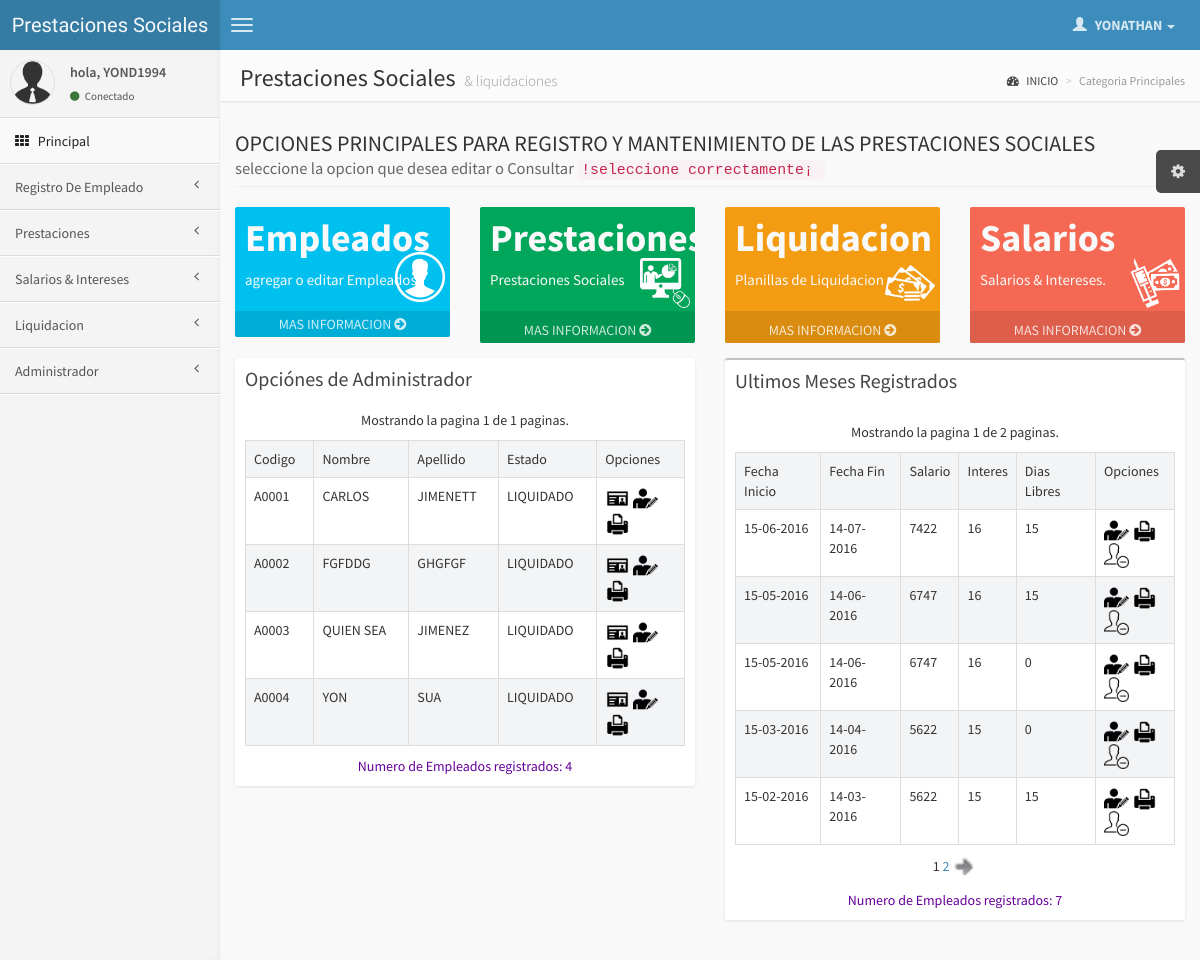
Page /paginas/index.php (signed in) on the committed database.
### tables this page shows
CREATE TABLE `administrador` (
  `id` int(11) NOT NULL auto_increment,
  `usuario` varchar(50) NOT NULL,
  `pass` varchar(100) NOT NULL,
  `nombre` varchar(30) NOT NULL,
  `apellido` varchar(30) NOT NULL,
  `pregunta` varchar(50) NOT NULL,
  `respuesta` varchar(50) NOT NULL,
  `correo` varchar(50) NOT NULL,
  `id_extreme` varchar(50) NOT NULL,
  `tipo` int(2) NOT NULL,
  `imagen` varchar(40) NOT NULL,
  PRIMARY KEY  (`id`)
);

CREATE TABLE `empleados` (
  `id_empleado` int(10) NOT NULL auto_increment,
  `cedula` int(20) NOT NULL,
  `nombre` varchar(50) NOT NULL,
  `apellido` varchar(50) NOT NULL,
  `correo` varchar(50) NOT NULL,
  `fechai` date NOT NULL,
  `cod` varchar(20) NOT NULL,
  `ultimal` date default NULL,
  `estado` varchar(3) NOT NULL,
  PRIMARY KEY  (`cedula`),
  UNIQUE KEY `id_empleado` (`id_empleado`),
  UNIQUE KEY `cod` (`cod`)
);

CREATE TABLE `salario` (
  `id` int(11) NOT NULL auto_increment,
  `fechac` date NOT NULL,
  `fechaf` date NOT NULL,
  `salario` int(11) NOT NULL,
  `nombremes` varchar(20) NOT NULL,
  `dias` int(3) NOT NULL,
  `interes` int(11) NOT NULL,
  `totaldias` int(11) NOT NULL,
  PRIMARY KEY  (`id`),
  UNIQUE KEY `id` (`id`)
);

### sesion.class.php (called while the page is built, shortened)
<?php
class sesion {
  public function get($nombre) {
     if (isset ( $_SESSION [$nombre] )) {
        return $_SESSION [$nombre];
     } else {
         return false;
     }
  }
}
?>

### paginas/index.php (the view, shortened to what this page needs)
<?php
	require_once("../sesion.class.php");
	$sesion = new sesion();
	$usuario = $sesion->get("usuario_dq");
	if( $usuario == false )
	{
		header("Location: ../index.php");
	}
	else
	{
 include_once("../config.php");
		$consulta = "select usuario,tipo,nombre,apellido,correo,imagen from administrador where usuario = '$usuario';";
		$result = $conexion->query($consulta);
		if($result->num_rows > 0)
		{
			$fila = $result->fetch_assoc();
		  $b=$fila["nombre"];
		}
	?>
<!DOCTYPE html>
<html>
    <head>
        <link href="../css/bootstrap.min.css" rel="stylesheet" type="text/css" />
        <link href="../css/font-awesome.min.css" rel="stylesheet" type="text/css" />
        <link href="../css/ionicons.min.css" rel="stylesheet" type="text/css" />
        <link href="../css/AdminLTE.css" rel="stylesheet" type="text/css" />
    </head>
    <body class="skin-blue">
        <header class="header">
            <a href="#" class="logo">
                Prestaciones Sociales
            </a>
            <nav class="navbar navbar-static-top" role="navigation">
                <a href="#" class="navbar-btn sidebar-toggle" data-toggle="offcanvas" role="button">
                    <span class="icon-bar"></span>
                    <span class="icon-bar"></span>
                    <span class="icon-bar"></span>
                </a>
                <div class="navbar-right">
                    <ul class="nav navbar-nav">
                        <li class="dropdown messages-menu">
                        <li class="dropdown tasks-menu">
                        <li class="dropdown user user-menu">
                            <a href="#" class="dropdown-toggle" data-toggle="dropdown">
                                <i class="glyphicon glyphicon-user"></i>
                                <span> <?php echo $b;  ?> <i class="caret"></i></span>
                            </a>
                        </li>
                    </ul>
                </div>
            </nav>
        </header>
        <div class="wrapper row-offcanvas row-offcanvas-left">
            <aside class="left-side sidebar-offcanvas">
                <section class="sidebar">
                    <div class="user-panel">
                        <div class="pull-left image">
                            <img src="../img/avatar3.png" class="img-circle" alt="User Image" />
                        </div>
                        <div class="pull-left info">
                            <p>hola, <?php echo $usuario;  ?></p>
                            <a href="#"><i class="fa fa-circle text-success"></i> Conectado</a>
                        </div>
                    </div>
                                        <ul class="sidebar-menu">
                        <li class="active">
                            <a href="index.php" data-ajax="false">
                                <i class="fa fa-th"></i> <span>Principal</span>
                            </a>
                        </li>
                        <li class="treeview">
                            <a href="index.php" data-ajax="false">
                                <span>Registro De Empleado</span>
                               <i class="fa fa-angle-left pull-right"></i>
                            </a>
                        </li>
                        <li class="treeview">
                            <a href="#">
                                <span>Prestaciones</span>
                                <i class="fa fa-angle-left pull-right"></i>
                            </a>
                        </li>
                        <li class="treeview">
                            <a href="#">
                                 <span>Salarios & Intereses</span>
                                <i class="fa fa-angle-left pull-right"></i>
                            </a>
                        </li>
                       <li class="treeview">
                            <a href="categorias.php?cate=5" data-ajax="false">
                              <i class="fa fa-angle-left pull-right"></i> <span>Liquidacion </span>
                            </a>
                        </li>
                             <li class="treeview">
                            <a href="administrador.php">
                                 <i class="fa fa-angle-left pull-right"></i> <span>Administrador</span>
                            </a>
                        </li>
                    </ul>
                </section>
            </aside>
            <aside class="right-side">
                <section class="content-header">
                    <h1>
                        Prestaciones Sociales
                        <small>& liquidaciones </small>
                    </h1>
                    <ol class="breadcrumb">
                        <li><a href="#"><i class="fa fa-dashboard"></i> INICIO</a></li>
                        <li class="active">Categoria Principales</li>
                    </ol>
                </section>
                <section class="content">
                    <h4 class="page-header">
                        OPCIONES PRINCIPALES PARA REGISTRO Y MANTENIMIENTO DE LAS PRESTACIONES SOCIALES<small>seleccione la opcion que desea editar o Consultar <code>!seleccione correctamente¡</code><code></code></small>
                   </h4>
                    <div class="row">
                        <div class="col-lg-3 col-xs-6">
                            <div class="small-box bg-aqua">
                                <div class="inner">
                                    <h3>
                                         Empleados
                                    </h3>
                                    <p>
                                        agregar o editar Empleados
                                    </p>
                                </div>
                                <div class="icon"><a href="empleadoslista.php"  id="alimen" data-icon="custom" data-transition="slide" data-prefetch="true" data-id="alimen" class="small-box-footer"><img src="../css/images/empleado2.png"  width='50' height='50'  alt="">
                                </div>
                                    MAS INFORMACION <i class="fa fa-arrow-circle-right"></i>
                            </div>
                        </div>
                        <div class="col-lg-3 col-xs-6">
                            <div class="small-box bg-green">
                                <div class="inner">
                                    <h3>
                                       Prestaciones<sup style="font-size: 20px"></sup>
                                    </h3>
                                    <p>
                                       Prestaciones Sociales
                                    </p>
                                </div>
                                <div class="icon">
                                    <a href="empleadoslista.php" class="small-box-footer"><img src="../css/images/prestacion2.png"  width='50' height='50'  alt="">
                                </div>
                                <a href="empleadoslista.php" class="small-box-footer">
                                    MAS INFORMACION <i class="fa fa-arrow-circle-right"></i>
                                </a>
                            </div>
                        </div>
                        <div class="col-lg-3 col-xs-6">
                            <div class="small-box bg-yellow">
                                <div class="inner">
                                    <h3>Liquidacion </h3>
                                    <p>
                                        Planillas de Liquidacion
                                    </p>
                                </div>
                                <div class="icon">
                                    <a href="liquidacionlista2.php" class="small-box-footer"><img src="../css/images/liquida.png"  width='50' height='50'  alt="">
                                </div>
                                <a href="liquidacionlista2.php" class="small-box-footer">
                                    MAS INFORMACION <i class="fa fa-arrow-circle-right"></i>
                                </a>
                            </div>
                        </div>
                        <div class="col-lg-3 col-xs-6">
                            <div class="small-box bg-red">
                                <div class="inner">
                                    <h3>
                                       Salarios
                                    </h3>
                                    <p>
                                        Salarios & Intereses.
                                    </p>
                                </div>
                                <div class="icon">
                                     <a href="meses.php" class="small-box-footer"><img src="../css/images/liquidacion2.png"  width='50' height='50'  alt="">
                                </div>
                                <a href="meses.php" class="small-box-footer">
                                    MAS INFORMACION <i class="fa fa-arrow-circle-right"></i>
                                </a>
                            </div>
                        </div>
                    </div>
                    <div class="row">
                        <div class="col-md-6">
                            <div class="box box-solid">
                                <div class="box-header">
                                    <h3 class="box-title">Opciónes de Administrador</h3>
                                </div>
                                <div class="box-body">
                                      <?php
$con = new mysqli(DB_SERVER, DB_SERVER_USERNAME, DB_SERVER_PASSWORD, DB_DATABASE);
$rs_noticias = $con -> query("SELECT * FROM empleados");
$num_total_registros = mysqli_num_rows($rs_noticias);
if ($num_total_registros > 0) {
	$TAMANO_PAGINA = 5;
        $pagina = false;
	if (!$pagina) {
		$inicio = 0;
		$pagina = 1;
	}
	else {
		$inicio = ($pagina - 1) * $TAMANO_PAGINA;
	}
	$total_paginas = ceil($num_total_registros / $TAMANO_PAGINA);
	$consulta = "SELECT cod, nombre, apellido,estado FROM empleados ORDER BY cod ASC LIMIT ".$inicio."," . $TAMANO_PAGINA;
	$rs = $con -> query($consulta);
?>
<?php
echo '<center>';
echo '<p>Mostrando la pagina '.$pagina.' de ' .$total_paginas.' paginas.</h3>';
?>
</center>
<table id="example1" class="table  table-bordered table-striped">
  <tbody>
    <tr style="background:#6666666;">
      <td bgcolor="#CCCCCC" >Codigo</td>
      <td bgcolor="#CCCCCC">Nombre</td>
      <td bgcolor="#CCCCCC">Apellido</td>
	   <td bgcolor="#CCCCCC">Estado</td>
	  <td width="20%" scope="col">Opciones</td>
    </tr>
<?php
 while ($row = mysqli_fetch_array($rs)) {
 $estado=$row["estado"];
  if($estado=='L'){
 $estado='LIQUIDADO';
 }
echo "<tr>".
      "<td>".$row["cod"]."</td>".
      "<td>".$row["nombre"]."</td>".
	   "<td>".$row["apellido"]."</td>".
	     "<td>".$estado."</td>".
      "<td><a  href=agregarli.php?codigo=".$row["cod"]."><img src='../img/consul.png' width='25' alt='Edicion' title=' Realizar Liquidacion De  ".$row["nombre"]."'></a>
	  <a  href=liquidacion.php?codigo=".$row["cod"]."><img src='../img/editar.png' width='25' alt='Edicion' title='EDITAR LIQUIDACION DE ".$row["nombre"]."'></a> <a target='_blank'  href=../pdf/prestacionespdfbien.php?codigo=".$row["cod"]."><img src='../img/impresora.png'  width='25' alt='Edicion' title='Imprimir lIQUIDACION DE   ".$row["nombre"]."'></a>
	 </td>".
    "</tr>";
}
?>
 </tbody>
	</table>
<?php
	}
    echo '<center>';
	echo '<a style="color: #660099"> Numero de Empleados registrados: '.$num_total_registros .'</a>';
    echo "</center>";
?>
                                </div>
                            </div>
                        </div>
                       <div class="col-md-6">
                            <div class="box">
                                <div class="box-header">
                                    <h3 class="box-title">Ultimos Meses Registrados</h3>
                                </div>
                                <div class="box-body">
                                        <?php
$con = new mysqli(DB_SERVER, DB_SERVER_USERNAME, DB_SERVER_PASSWORD, DB_DATABASE);
$consulta_noticias = "SELECT * FROM salario";
$rs_noticias = $con -> query($consulta_noticias);
$num_total_registros = mysqli_num_rows($rs_noticias);
if ($num_total_registros > 0) {
	$TAMANO_PAGINA = 5;
        $pagina = false;
	if (!$pagina) {
		$inicio = 0;
		$pagina = 1;
	}
	else {
		$inicio = ($pagina - 1) * $TAMANO_PAGINA;
	}
	$total_paginas = ceil($num_total_registros / $TAMANO_PAGINA);
	$consulta = "SELECT  id, fechac,fechaf, salario,nombremes,dias,interes,totaldias FROM salario ORDER BY fechac DESC LIMIT ".$inicio."," . $TAMANO_PAGINA;
	$rs = $con -> query ($consulta);
?>
<?php
echo '<center>';
echo '<p>Mostrando la pagina '.$pagina.' de ' .$total_paginas.' paginas.</h3>';
?>
</center>
<table id="example1" class="table  table-bordered table-striped">
  <tbody>
    <tr style="background:#6666666;">
      <td bgcolor="#CCCCCC" >Fecha Inicio</td>
      <td bgcolor="#CCCCCC">Fecha Fin</td>
      <td bgcolor="#CCCCCC">Salario</td>
	  <td bgcolor="#CCCCCC">Interes</td>
	  <td bgcolor="#CCCCCC">Dias Libres</td>
	  <td width="18%" scope="col">Opciones</td>
    </tr>
<?php
 while ($row = mysqli_fetch_array($rs)) {
 $fecha111= $row['fechac'];
$fecha222=date("d-m-Y",strtotime($fecha111));
$fecha1111= $row['fechaf'];
$fecha2222=date("d-m-Y",strtotime($fecha1111));
echo "<tr>".
      "<td>".$fecha222."</td>".
      "<td>".$fecha2222."</td>".
	   "<td>".$row["salario"]."</td>".
	     "<td>".$row["interes"]."</td>".
		   "<td>".$row["dias"]."</td>".
      "<td>
	  <a  href=registromeses.php?codigo=".$row["id"]."><img src='../img/editar.png' width='25' alt='Edicion' title='EDITAR '></a>
      <a target='_blank'  href=../pdf/prestacionespdfbien.php?codigo=".$row["id"]."><img src='../img/impresora.png'  width='25' alt='Edicion' title='Imprimir reporte de prestaciones de ".$row['2']."'></a>
	  <a   href=registromeses.php?codigo=".$row["id"]."><img src='../img/elimina.png'  width='25' alt='Edicion' title='ELIMINAR '></a>
	 </td>".
    "</tr>";
}
?>
 </tbody>
	</table>
<?php
	}
	echo '<p>';
    echo '<center>';
	if ($total_paginas > 1) {
		for ($i=1;$i<=$total_paginas;$i++) {
			if ($pagina == $i)
				echo $pagina;
			else
				echo '  <a href="'.$url.'?pagina='.$i.'">'.$i.'</a>  ';
		}
		if ($pagina != $total_paginas)
			echo '<a href="'.$url.'?pagina='.($pagina+1).'"><img src="../img/flechad.png"  width="25" border="0"></a>';
	}
	echo '</p>';
    echo '<center>';
	echo '<a style="color: #660099"> Numero de Empleados registrados: '.$num_total_registros .'</a>';
    echo "</center>";
?>
                        </div>
    </body>
</html>
<?php
}
?>

### rows in the picture
administrador: nombre "YONATHAN"
empleados: cod "A0001", nombre "CARLOS", apellido "JIMENETT", estado "LIQUIDADO"
empleados: cod "A0002", nombre "FGFDDG", apellido "GHGFGF", estado "LIQUIDADO"
empleados: cod "A0003", nombre "QUIEN SEA", apellido "JIMENEZ", estado "LIQUIDADO"
empleados: cod "A0004", nombre "YON", apellido "SUA", estado "LIQUIDADO"
salario: fechac "15-06-2016", fechaf "14-07-2016", salario "7422", interes "16", dias "15"
salario: fechac "15-05-2016", fechaf "14-06-2016", salario "6747", interes "16", dias "15"
salario: fechac "15-05-2016", fechaf "14-06-2016", salario "6747", interes "16", dias "0"
salario: fechac "15-03-2016", fechaf "14-04-2016", salario "5622", interes "15", dias "0"
salario: fechac "15-02-2016", fechaf "14-03-2016", salario "5622", interes "15", dias "15"

### other values in the picture
$usuario "YOND1994"
$pagina "1"
$total_paginas "1"
$num_total_registros "4"
$total_paginas "2"
$num_total_registros "7"
